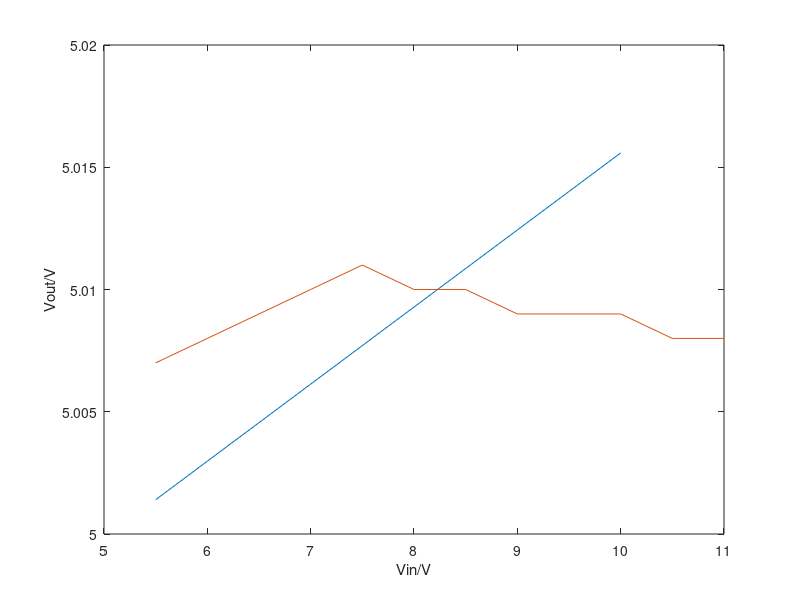

Recreate this plot in MATLAB. (Note: this script raises an error after producing the figure.)
close all

%11.3.1 Simulation der Ausgangspannung zur Eingangsspannung
Vin= [5.500000e+000,6.000000e+000,6.500000e+000,7.000000e+000,7.500000e+000,8.000000e+000,8.500000e+000,9.000000e+000,9.500000e+000,1.000000e+001];
Vout= [ 5.001402e+000,5.002978e+000,5.004554e+000,5.006130e+000,5.007706e+000,5.009282e+000,5.010858e+000,5.012434e+000,5.014010e+000,5.015586e+000]
figure(1)
plot(Vin,Vout)
xlabel('Vin/V')
ylabel('Vout/V')
hold on
%11.3.1 Messung der Ausgangspannung zur Eingangsspannung
Vin1=[5.5,6,6.5,7,7.5,8,8.5,9,9.5,10,10.5,11];
Vout1=[5.007,5.008,5.009,5.01,5.011,5.01,5.01,5.009,5.009,5.009,5.008,5.008];
plot(Vin1,Vout1)
xlabel('Vin/V')
ylabel('Vout/V')

%11.3.2 Simulation der Ausgangspannung zum Laststrom
figure(2)
plot(IOut,Voutput)
xlabel('Iout/A')
ylabel('Vout/V')
hold on 
%11.3.3 Messung der Ausgangspannung zum Laststrom
Iout1=[0.241,0.161,0.122,0.097,0.081,0.07,0.061,0.056,0.047,0.043,0.04,0.037,0.034,0.032,0.03,0.028,0.026,0.025,0.024,0.023,0.021,0.021,0.019,0.017,0.016,0.015,0.014,0.013,0.012,0.009,0.008,0.007,0.005,0.003,0.001];
Vout2=[4.857,4.901,4.923,4.938,4.948,4.955,4.961,4.966,4.969,4.971,4.974,4.976,4.978,4.979,4.981,4.982,4.983,4.983,4.985,4.985,4.986,4.987,4.988,4.99,4.991,4.991,4.992,4.993,4.994,4.996,4.998,4.999,5,5.003,5.006];
plot(Iout1,Vout2)
xlabel('Iout/A')
ylabel('Vout/V')


